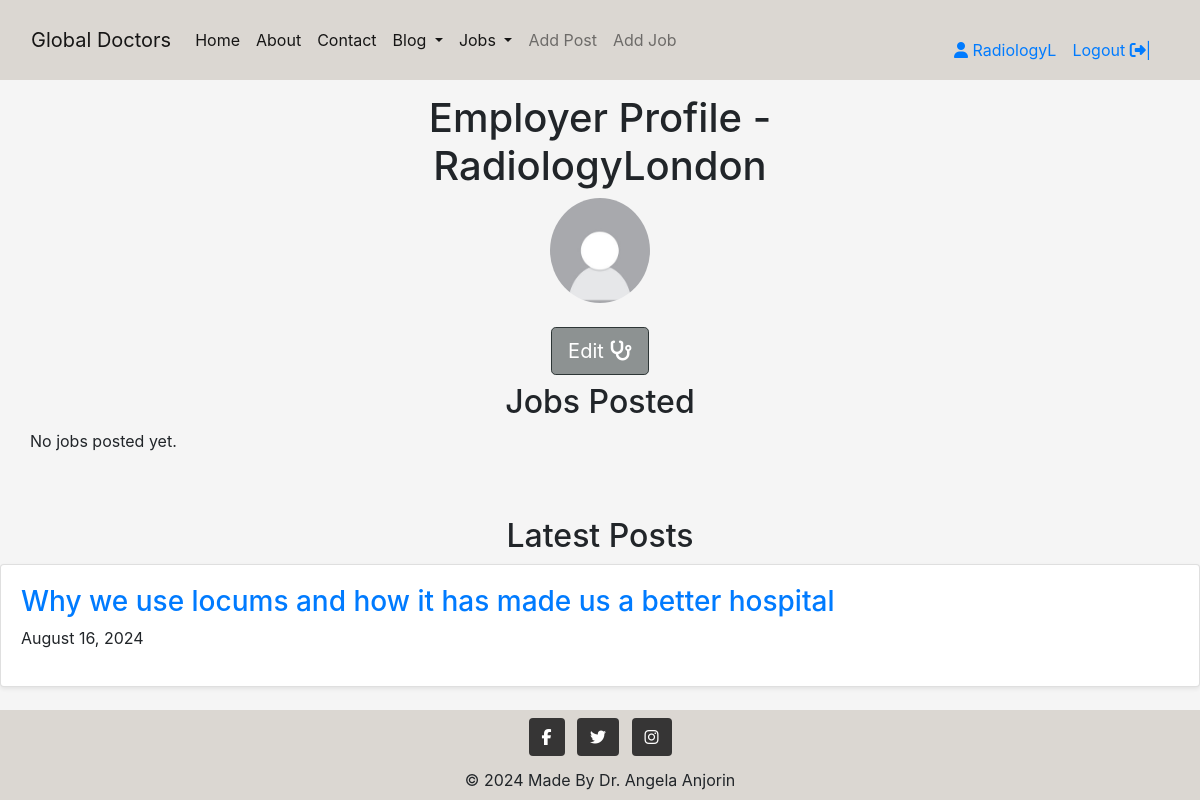
/profile/profile/employer/ (signed in), run on the app's committed database.
### profile/models.py (models this page shows, shortened)
class CustomUser(AbstractUser):
    groups = models.ManyToManyField(
        Group,
        related_name='customuser_set', blank=True,
    )
    user_permissions = models.ManyToManyField(
        Permission,
        related_name= 'customuser_set', blank=True,
    )
    pass

class Profile(models.Model):
    USER_TYPE_CHOICES = (
        ('regular', 'Regular User'),
        ('employer', 'Employer'),
    )
    user = models.OneToOneField(settings.AUTH_USER_MODEL, on_delete=models.CASCADE)
    user_type = models.CharField(max_length=20, choices=USER_TYPE_CHOICES, default='regular')
    profile_image = CloudinaryField('image', default='placeholder', blank=True)
    display_name = models.CharField(max_length=30, blank=True, null=True)
    bio = models.TextField(null=True, blank=True)

### blog/models.py (models this page shows, shortened)
class Post(models.Model):
    title = models.CharField(max_length=200, unique=True)
    category = models.ForeignKey(Category, on_delete=models.PROTECT, default=4)
    slug = models.SlugField(max_length=200, unique=True)
    author = models.ForeignKey(
    CustomUser, on_delete=models.CASCADE, related_name="blog_posts")
    featured_image = CloudinaryField('image', default='placeholder')
    content = models.TextField()
    created_on = models.DateTimeField(auto_now_add=True)
    status = models.IntegerField(choices=STATUS, default=0)
    updated_on = models.DateTimeField(auto_now=True)
    likes = models.ManyToManyField(
        CustomUser, related_name='post_like', blank=True)
    class Meta:
        ordering = ["-created_on"]

### profile/views.py (the view)
# urls.py: path('profile/employer/', employer_profile, name='employer_profile'),
@login_required
def employer_profile(request):
    profile = get_object_or_404(Profile, user=request.user)
    posts = Post.objects.filter(author=request.user).order_by('-created_on')
    jobs = Job.objects.filter(author=request.user)
    context = {
        'profile':profile,
        'posts': posts,
        'jobs':jobs,
    }
    return render(request, 'profile/employer_profile.html', context)

### blog/views.py (called while the page is built)
def category_list(request):
    category_list = Category.objects.exclude(name='other')
    context = {
        "category_list": category_list,
    }
    return context

### jobs/views.py (called while the page is built)
def speciality_list(request):
    speciality_list = Speciality.objects.exclude(name='other')
    context = {
        'speciality_list': speciality_list
    }
    return context

### profile/templates/profile/employer_profile.html (shortened to what this page needs)
{% extends 'base.html' %}
{% load static %}
{% load crispy_forms_tags %}
{% block content %}
<section class="py-1 text-center container">
    <div class="row py-lg-1">
        <div class="col-lg-6 col-md-8 mx-auto">
            <h1 class="fw-light">Employer Profile - {{ profile.user.username }}</h1>
            <div class="mb-4">
                {% if profile.image.url %}
                <img class="profile-img rounded-circle" src="{{ profile.image.url }}" alt="{{ profile.user.username }}'s profile image">
                {% else %}
                <img class="profile-img rounded-circle" style="width: 100px;" src="{% static '/images/user_profile_placeholder (1).jpg' %}" alt="user_profile_placeholder">
                {% endif %}
            </div>
            <div class="text-center">
                {% if request.user == profile.user %}
                <a href="{% url 'profile_edit' profile.pk %}" class="btn btn-signup btn-lg">Edit <i class="fa fa-stethoscope"></i></a>
                {% endif %}
            </div>
        </div>
    </div>
</section>
<div class="container">
    <h2 class="text-center">Jobs Posted</h2>
    <div class="row row-cols-1 row-cols-sm-2 row-cols-md-3 g-3">
        {% for job in jobs %}
        <div class="col">
            <div class="card shadow-sm">
                <div class="card-body">
                    <a href="{% url 'job_detail' job.slug %}">
                        <h3>{{ job.title }}</h3>
                    </a>
                    <p>{{ job.created_on|date:"F d, Y" }}</p>
                    <div class="d-flex justify-content-between mt-3">
                        {%if user == job.author %}
                         <a href="{% url 'edit_job' job.id %}"><button class="btn btn-edit me_2" >Edit</button></a>
                         <button type="button" class="btn btn-delete" job_id="{{ job.id }}">Delete</button>
                        {% endif %}
                    </div>
                </div>
            </div>
        </div>
        {% empty %}
        <p>No jobs posted yet.</p>
        {% endfor %}
    </div>
</div>
    <h2 class="text-center mt-5">Latest Posts</h2>
    <div class="row row-cols-1 row-cols-sm-2 row-cols-md-3 g-3">
        {% for post in posts %}
        <div class="col">
            <div class="card shadow-sm">
                <div class="card-body">
                    <a href="{% url 'post_detail' post.slug %}">
                        <h3>{{ post.title }}</h3>
                    </a>
                    <p>{{ post.created_on|date:"F d, Y" }}</p>
                </div>
            </div>
        </div>
        {% empty %}
        <p>No posts available.</p>
        {% endfor %}
    </div>
{% endblock content %}

### templates/base.html (shortened to what this page needs)
{% load static %}
{% url 'home' as home_url %}
{% url 'about' as about_url %}
{% url 'profile' as profile_url %}
{% url 'account_login' as login_url %}
{% url 'account_signup' as signup_url %}
{% url 'account_logout' as logout_url %}
<!DOCTYPE html>
<html lang="en">
<head>
    <link rel="stylesheet" href="https://cdn.jsdelivr.net/npm/bootstrap@4.3.1/dist/css/bootstrap.min.css"
>
    <link rel="stylesheet" href="{% static 'css/style.css' %}">
</head>
<body class="d-flex flex-column min-vh-100" style="padding-top: 70px;">
    {% load static %}
   <nav class="navbar navbar-expand-md navbar-light fixed-top mb-auto" style="background-color: #dbd7d2;">
       <div class="container-fluid">
           <a class="navbar-brand" href="{% url 'home' %}">Global Doctors</a>
           <div class="collapse navbar-collapse" id="navbarSupportedContent">
               <ul class="navbar-nav me-auto mb-2 mb-lg-0">
                   <li class="nav-item">
                       <a class="nav-link active" aria-current="page" href="/" aria-label="Go to the home page">Home</a>
                   </li>
                   <li>
                       <a class="nav-link active" aria-current="page" href="/about" aria-label="Go to the about page">About</a>
                   </li>
                   <li class="nav-item">
                       <a class="nav-link active" href="/contact" aria-label="Go to the contact page">Contact</a>
                   </li>
                   <li class="nav-item dropdown light">
                    <a class="nav-link dropdown-toggle active" href="#" id="navbarDropdownMenuLink" role="button"
                        data-bs-toggle="dropdown" aria-expanded="false">
                        Blog
                    </a>
                </li>
                    <li class="nav-item dropdown light">
                        <a class="nav-link dropdown-toggle active" href="#" id="navbarDropdownMenuLink" role="button"
                            data-bs-toggle="dropdown" aria-expanded="false">
                            Jobs
                        </a>
                    </li>
                        {% if user.is_authenticated %}
                    <li class="nav-item">
                        <a class="nav-link" href="{% url 'add_post' %}">Add Post</a>
                    </li>
                    <li class="nav-item">
                        <a class="nav-link" href="{% url 'add_job' %}">Add Job</a>
                    </li>
                {% endif %}
               </ul>
               {% if user.is_authenticated %}
               <ul class="d-flex login-box ml-auto">
                   <li class="nav-item">
                        {% if request.user.profile.user_type == 'employer' %}
                            <a class="nav-link active" href="{% url 'employer_profile' %}">
                                <i class="fa fa-user" aria-hidden="true"></i> {{ user.username | slice:":10" }}
                            </a>
                        {% else %}
                            <a class="nav-link active" href="{% url 'regular_profile' user.profile.pk %}">
                                <i class="fa fa-user" aria-hidden="true"></i> {{ user.username | slice:":10" }}
                            </a>
                        {% endif %}
                   </li>
                   <li class="nav-item">
                       <a class="nav-link active" href="{% url 'account_logout' %}" aria-label="Go to the logout page"> Logout <i class="fa fa-sign-out" aria-hidden="true"></i>|</a>
                   </li>
               </ul>
               {% endif %}
           </div>
       </div>
   </nav>
    <main class="flex-shrink-0 main-bg mb-auto mt-3">
      {% block content %}{% endblock content %}
    </main>
    <footer class="bg-body-tertiary text-center mt-auto" style="background-color: transparent;">
      <div class="container-fluid p-1 mt-1" style="background-color: #dbd7d2;">
        <div class="mb-1">
          <a class="btn text-white btn-floating m-1" style="background-color: #363535;" href="https://facebook.com" target="_blank" role="button"><i class="fab fa-facebook-f"></i></a>
          <a class="btn text-white btn-floating m-1" style="background-color: #363535;" href="https://twitter.com" target="_blank" role="button"><i class="fab fa-twitter"></i></a>
          <a class="btn text-white btn-floating m-1" style="background-color: #363535;" href="https://instagram.com" target="_blank" role="button"><i class="fab fa-instagram"></i></a>
        </div>
        <div class="text-center p-1">
        © 2024 Made By  Dr. Angela Anjorin
        </div>
      </div>
    </footer>
</body>
</html>

### static/css/style.css (style rules this page uses)
body { background-color: whitesmoke; }
.light { background-color: #dbd7d2; }
ul { list-style: none; }
img { width: 100%; }
.navbar { width: 100%; height: 80px; background-color: #fff; z-index: 1500; position: fixed; }
.login-box { margin-right: 10px; margin-top: 35px; }
.login-box .nav-link { padding: 0.5rem 0.5rem; }
.btn-signup, .btn-edit { background-color: #8d9292; color: #fff; border-color:#2d3636; }
.text-center { text-align: center; }

### data on the page
CustomUser: username "RadiologyL"
Profile: user.username "RadiologyLondon"
Post: title "Why we use locums and how it has made us a better hospital", created_on "August 16, 2024"
